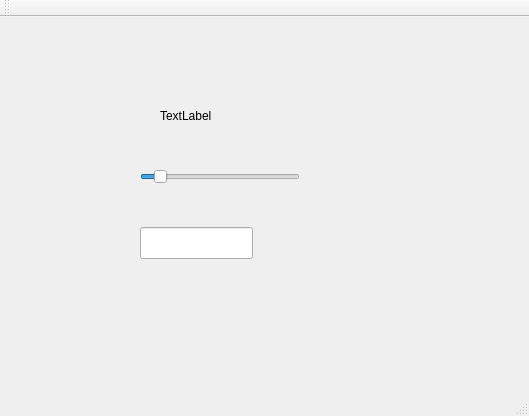
<?xml version="1.0" encoding="UTF-8"?>
<ui version="4.0">
 <class>MainWindow</class>
 <widget class="QMainWindow" name="MainWindow">
  <property name="geometry">
   <rect>
    <x>0</x>
    <y>0</y>
    <width>529</width>
    <height>416</height>
   </rect>
  </property>
  <property name="windowTitle">
   <string>MainWindow</string>
  </property>
  <widget class="QWidget" name="centralWidget">
   <widget class="QSlider" name="horizontalSlider">
    <property name="geometry">
     <rect>
      <x>140</x>
      <y>150</y>
      <width>160</width>
      <height>20</height>
     </rect>
    </property>
    <property name="maximum">
     <number>100</number>
    </property>
    <property name="pageStep">
     <number>10</number>
    </property>
    <property name="value">
     <number>9</number>
    </property>
    <property name="sliderPosition">
     <number>9</number>
    </property>
    <property name="orientation">
     <enum>Qt::Horizontal</enum>
    </property>
    <property name="tickPosition">
     <enum>QSlider::NoTicks</enum>
    </property>
   </widget>
   <widget class="QLabel" name="xlabel">
    <property name="geometry">
     <rect>
      <x>160</x>
      <y>90</y>
      <width>59</width>
      <height>18</height>
     </rect>
    </property>
    <property name="text">
     <string>TextLabel</string>
    </property>
   </widget>
   <widget class="QLineEdit" name="lineEdit">
    <property name="geometry">
     <rect>
      <x>140</x>
      <y>210</y>
      <width>113</width>
      <height>32</height>
     </rect>
    </property>
   </widget>
  </widget>
  <widget class="QMenuBar" name="menuBar">
   <property name="geometry">
    <rect>
     <x>0</x>
     <y>0</y>
     <width>529</width>
     <height>30</height>
    </rect>
   </property>
  </widget>
  <widget class="QToolBar" name="mainToolBar">
   <attribute name="toolBarArea">
    <enum>TopToolBarArea</enum>
   </attribute>
   <attribute name="toolBarBreak">
    <bool>false</bool>
   </attribute>
  </widget>
  <widget class="QStatusBar" name="statusBar"/>
 </widget>
 <layoutdefault spacing="6" margin="11"/>
 <resources/>
 <connections/>
</ui>
